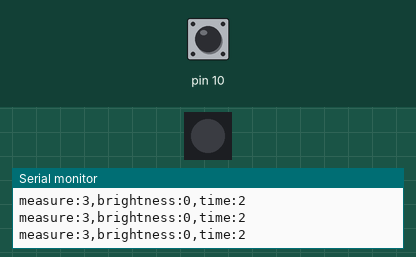
The sketch below on a simulated Arduino Uno, built with avr-gcc and run on an emulated ATmega328P. Parts: 1 RGB LEDs in strip order, left to right, the last lines printed to the serial monitor. The inputs (shaded band) are chosen by the test bench; at power-on: pin 10 HIGH. Dim RGB values are drawn brighter than linear.

Above: at 1.2 s.
1.3 s: pin 10 pulled LOW for 0.15 s
At 1.41 s:
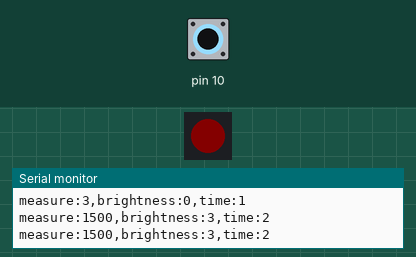
2.9 s: pin 10 pulled LOW for 1 s
At 5.2 s:
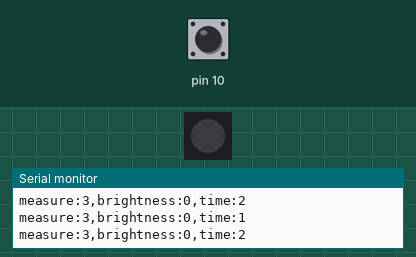
6.9 s: pin 10 pulled LOW for 3.2 s
At 7.8 s:
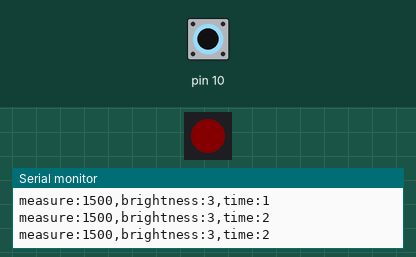
11.6 s: pin 10 pulsed LOW 2 times (0.12 s each, 0.3 s apart)
At 12.5 s:
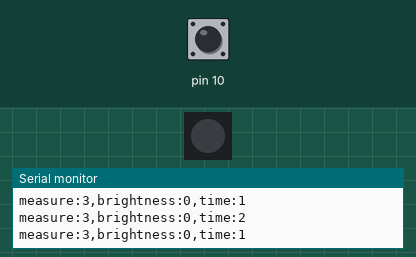
15.2 s: pin 10 driven LOW
At 16.2 s:
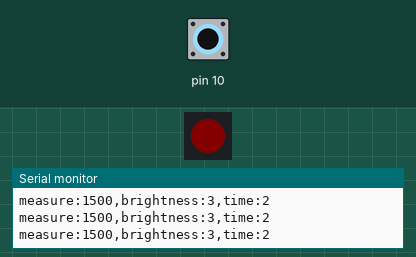
18.2 s: pin 10 driven HIGH
At 18.7 s:
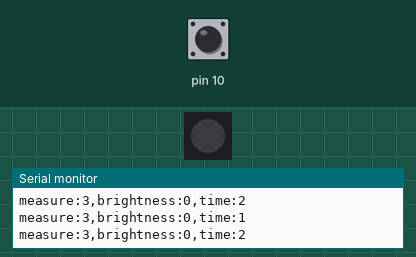
Timing chart, 0 to 21.2 s (numbered marks = the images above; inputs shaded):
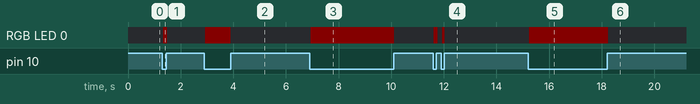

The sketch:

capacitiveSensing01.ino
```cpp
#include <CapacitiveSensor.h>
#include <Adafruit_NeoPixel.h>

Adafruit_NeoPixel onboard = Adafruit_NeoPixel(1, 8, NEO_GRB);
CapacitiveSensor sensor = CapacitiveSensor(9, 10);


void setup() {
  Serial.begin(9600);

  onboard.begin();
  onboard.show();
}

void loop() {
  long start = millis();

  long measure = sensor.capacitiveSensor(10);


  long brightness = min(measure, 40000) / 400; // Hand calibrated for a 10 MΩ resistor and a fork I had lying around.
  onboard.setPixelColor(0, 255 * brightness / 100, 0, 0);
  onboard.show();

  Serial.print("measure:");
  Serial.print(measure);
  Serial.print(",brightness:");
  Serial.print(brightness);
  Serial.print(",time:");
  Serial.println(millis() - start);

  int toDelay = 50 - (start - millis());
  delay(max(toDelay, 0));
}
```

Measured:
- after the input at 1.3 s, RGB LED 0: off → RGB(7, 0, 0) at once, → off 0.16 s later
- after the input at 2.9 s, RGB LED 0: off → RGB(7, 0, 0) at once, → off 0.97 s later
- after the input at 6.9 s, RGB LED 0: off → RGB(7, 0, 0) after 0.05 s, → off 3.2 s later
- after the input at 11.6 s, RGB LED 0: alternates RGB(7, 0, 0) for 0.13 s and off for 0.16 s, 4 changes in all, then stays off, starting at once
- after the input at 15.2 s, RGB LED 0: off → RGB(7, 0, 0) at once
- after the input at 18.2 s, RGB LED 0: RGB(7, 0, 0) → off at once
